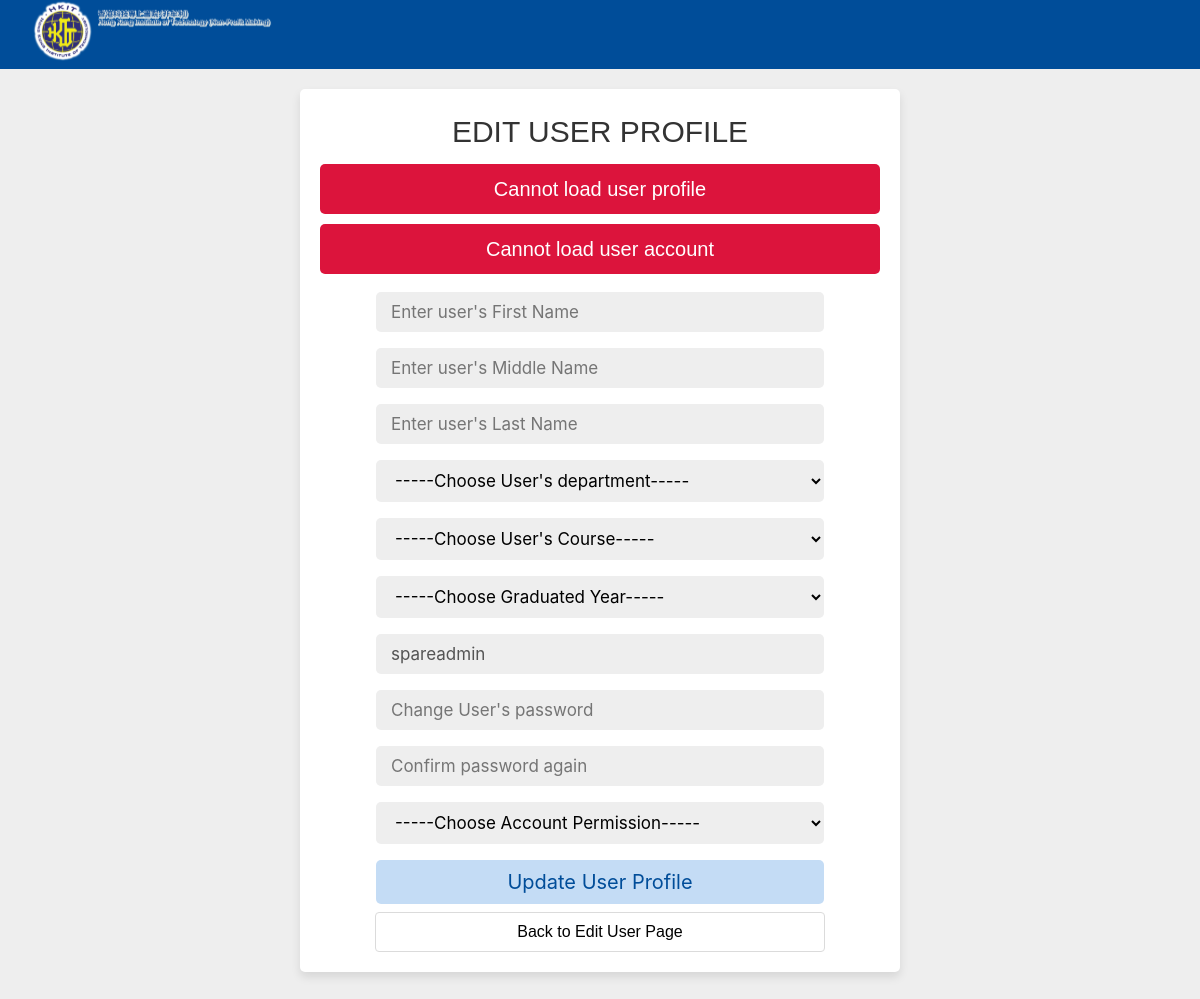
Page /edituserform.php?edit_id=spareadmin (signed in) on the earlier database version.
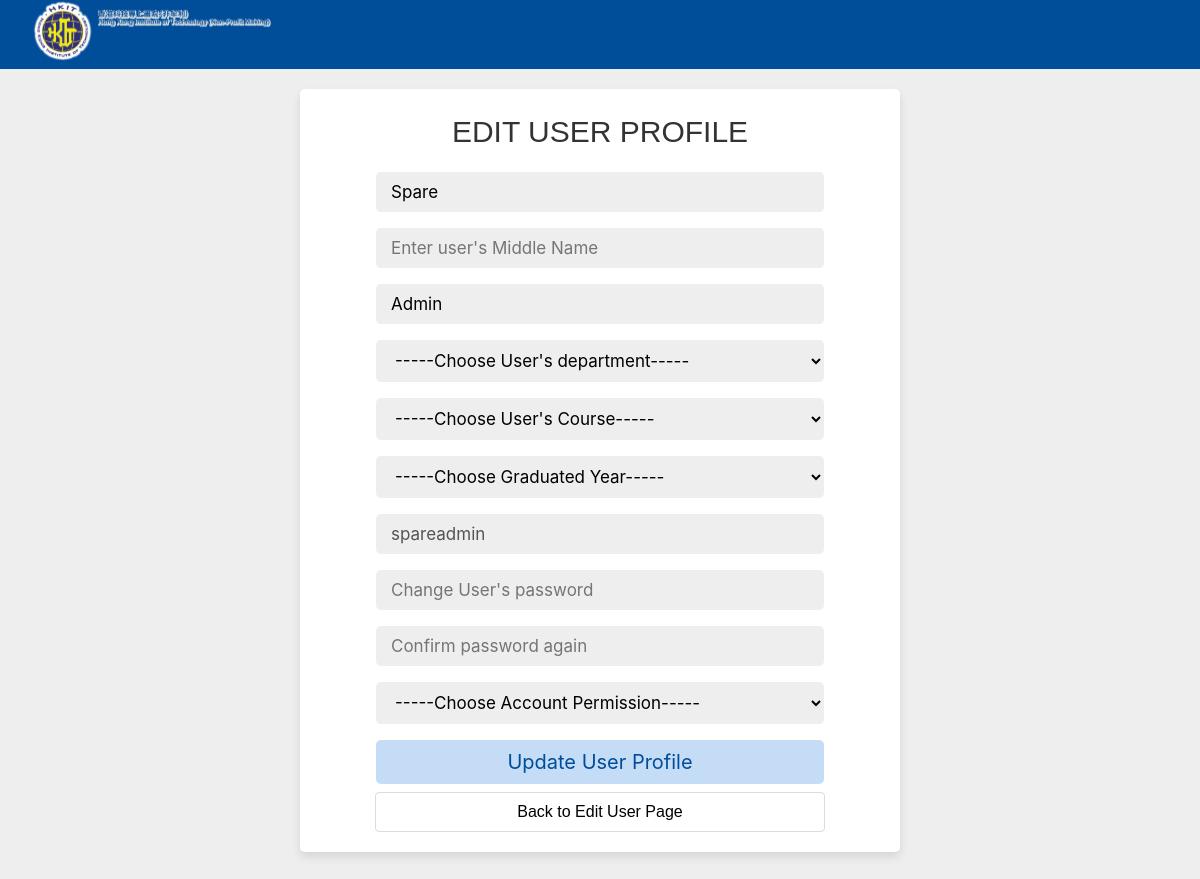
Same page on the later database version.
### tables this page shows
CREATE TABLE `user_profile` (
  `PID` int(11) NOT NULL,
  `username` varchar(20) NOT NULL,
  `firstname` varchar(20) NOT NULL,
  `midname` varchar(20) DEFAULT NULL,
  `lastname` varchar(20) NOT NULL,
  `department_name` varchar(50) NOT NULL,
  `course_name` varchar(100) NOT NULL,
  `grad_year` int(4) NOT NULL,
  `self_intro` varchar(200) DEFAULT NULL,
  `show_profile` tinyint(1) NOT NULL
);

### edituserform.php (the view, shortened to what this page needs)
<?php
$dbservername="localhost";
$dbuser="admin";
$dbpass="adminpassword";
$dbname="showcasedb";
$conn = mysqli_connect($dbservername,$dbuser,$dbpass,$dbname);
 if(isset($_GET['edit_id']) && !empty($_GET['edit_id']))
 {
    $username = $_GET['edit_id'];
 }
 else
 {
    header("Location: admin_page.php");
 }
$selectprofile = "SELECT * FROM user_profile WHERE username = '$username'";
$profileresult = mysqli_query($conn, $selectprofile);
if(mysqli_num_rows($profileresult) > 0){
   $row = mysqli_fetch_array($profileresult);
   $ffname = $row['firstname'];
   $mmname = $row['midname'];
   $llname = $row['lastname'];
}else{
   $error[] = 'Cannot load user profile';
};
$selectacc = "SELECT * FROM user_account WHERE username = '$username'";
$accresult = mysqli_query($conn, $selectacc);
if(mysqli_num_rows($accresult) > 0){
   $row = mysqli_fetch_array($accresult);
   $ppass = $row['password'];
}else{
   $error[] = 'Cannot load user account';
};
         ?>
<!DOCTYPE html>
<html lang="en">
<head>
   <link rel="stylesheet" href="https://cdn.jsdelivr.net/npm/bulma@0.9.4/css/bulma.min.css">
   <link rel="stylesheet" href="style.css">
</head>
<header>
&emsp;&emsp;<a href="user_page.php"><img src="img/logo.svg" width="250" height="180"></a>
</header>
<body>
<div class="form-container">
   <form action="" method="post">
      <h3>Edit User Profile</h3>
      <?php
      if(isset($error)){
         foreach($error as $error){
            echo '<span class="error-msg">'.$error.'</span>';
         };
      };
      ?>
      <input type="text" name="fname" required placeholder="Enter user's First Name" value="<?php echo $ffname ?>">
      <input type="text" name="mname" placeholder="Enter user's Middle Name" value="<?php echo $mmname ?>">
      <input type="text" name="lname" required placeholder="Enter user's Last Name" value="<?php echo $llname ?>">
      <select id = "departmentlist" name="dname" required>
         <option selected disabled>-----Choose User's department-----</option>
      </select>
      <select name="cname" style='display:'>
         <option id="c0" selected disabled style='display:'>-----Choose User's Course-----</option>
      </select>
      <select class="form-select" id="year" name="gradyr" required>
    <option value="" selected disabled>-----Choose Graduated Year-----</option>
</select>
   <input type="text" name="username" disabled placeholder="Enter User's Login ID" value="<?php echo $username ?>">
      <input type="password" name="password" required placeholder="Change User's password" >
      <input type="password" name="cpassword" required placeholder="Confirm password again" >
      <select name="user_type" required>
      <option selected disabled>-----Choose Account Permission-----</option>
      </select>
      <input type="submit" name="submit" value="Update User Profile" class="form-btn">
      <button class="button" style="width: 450px"><a style="color: black;" href="edituser.php">Back to Edit User Page</button>
   </form>
</div>
</body>
</html>

Differences in the rows shown:
added user_profile: fname "Spare", lname "Admin"
Other differences:
list line gone: "Cannot load user profile"
list line gone: "Cannot load user account"
